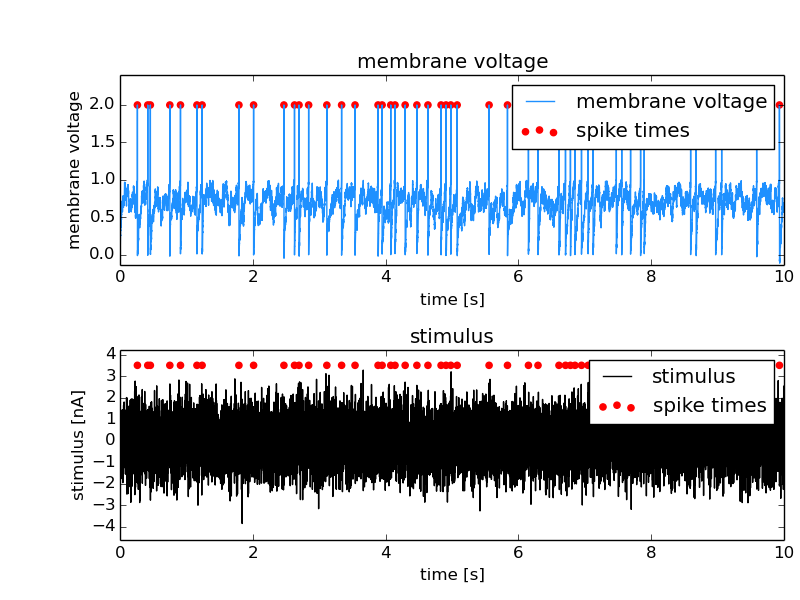

Here is the Python script that generated this plot:
#!/usr/bin/env python
# -*- coding: utf-8 -*-

"""Copyright © 2014 German Neuroinformatics Node (G-Node)

 All rights reserved.

 Redistribution and use in source and binary forms, with or without
 modification, are permitted under the terms of the BSD License. See
 LICENSE file in the root of the Project.

 Author: Jan Grewe <[email redacted]>

 This tutorial shows how to store a voltage trace, mark in this the
 occurence of action poentials, and save the stimulus as a feature.

 See https://github.com/G-node/nix/wiki for more information.

"""

import nix
import lif
import numpy as np
import scipy.signal as signal
import matplotlib.pylab as plt
from IPython import embed

def fake_neuron(stepsize=0.001, offset=.8):
    stimulus = np.random.randn(100000) * 2.5
    b, a = signal.butter(8, 0.125)
    stimulus = signal.filtfilt(b, a, stimulus)
    lif_model = lif.lif(stepsize=stepsize, offset=offset)
    time, v, spike_times = lif_model.run_stimulus(stimulus)
    return time, v, stimulus, spike_times

    
def plot_data(tag):
    data_array = tag.references[0]
    voltage = data_array[:]
    
    x_axis = data_array.dimensions[0]
    time = np.arange(0, data_array.data_extent[0])
    time = time * x_axis.sampling_interval + (x_axis.offset if x_axis.offset else 0.0)

    spike_times = tag.positions[:]

    feature_data_array = tag.features[0].data
    stimulus = feature_data_array[:]
  
    stim_time_dim = feature_data_array.dimensions[0]
    stimulus_time = np.arange(0, feature_data_array.data_extent[0])
    stimulus_time = stimulus_time * stim_time_dim.sampling_interval + (stim_time_dim.offset if stim_time_dim.offset else 0.0)
   
    response_axis = plt.subplot2grid((2, 2), (0, 0), rowspan=1, colspan=2)
    stimulus_axis = plt.subplot2grid((2, 2), (1, 0), rowspan=1, colspan=2, sharex=response_axis)
    
    response_axis.plot(time, voltage, color='dodgerblue', label=data_array.name)
    response_axis.scatter(spike_times, np.ones(spike_times.shape)*np.max(voltage), color='red', label=tag.name)
    response_axis.set_xlabel(x_axis.label + ((" [" + x_axis.unit + "]") if x_axis.unit else ""))
    response_axis.set_ylabel(data_array.label + ((" [" + data_array.unit + "]") if data_array.unit else ""))
    response_axis.set_title(data_array.name)
    response_axis.set_xlim(0, np.max(time))
    response_axis.set_ylim((1.2 * np.min(voltage), 1.2 * np.max(voltage)))
    response_axis.legend()

    stimulus_axis.plot(stimulus_time, stimulus, color="black", label="stimulus")
    stimulus_axis.scatter(spike_times, np.ones(spike_times.shape)*np.max(stimulus), color='red', label=tag.name)
    stimulus_axis.set_xlabel(stim_time_dim.label + ((" [" + stim_time_dim.unit + "]") if stim_time_dim.unit else ""))
    stimulus_axis.set_ylabel(feature_data_array.label + ((" [" + feature_data_array.unit + "]") if feature_data_array.unit else ""))
    stimulus_axis.set_title("stimulus")
    stimulus_axis.set_xlim(np.min(stimulus_time), np.max(stimulus_time))
    stimulus_axis.set_ylim(1.2 * np.min(stimulus), 1.2 * np.max(stimulus))
    stimulus_axis.legend()
    
    plt.subplots_adjust(left=0.15, top=0.875, bottom=0.1, right=0.98, hspace=0.45, wspace=0.25)
    # plt.savefig('taggedFeature.png')
    plt.show()


if __name__ == '__main__':
    stepsize = 0.0001 # s
    time, voltage, stimulus, spike_times = fake_neuron(stepsize=0.0001)
   
    # create a new file overwriting any existing content
    file_name = 'spike_features.h5'
    file = nix.File.open(file_name, nix.FileMode.Overwrite)

    # create a 'Block' that represents a grouping object. Here, the recording session.
    # it gets a name and a type 
    block = file.create_block("block name", "nix.session")

    # create a 'DataArray' to take the membrane voltage
    data = block.create_data_array("membrane voltage", "nix.regular_sampled.time_series", data=voltage)
    data.label = "membrane voltage"
    # add descriptors for the time axis
    time_dim = data.append_sampled_dimension(stepsize)
    time_dim.label = "time"
    time_dim.unit = "s"
   
    # create the positions DataArray
    positions = block.create_data_array("times", "nix.positions", data=spike_times)
    positions.append_set_dimension() # these can be empty
    positions.append_set_dimension()
    
    # create a MultiTag
    multi_tag = block.create_multi_tag("spike times", "nix.events.spike_times", positions)
    multi_tag.references.append(data)

    # save stimulus snippets in a DataArray 
    stimulus_array = block.create_data_array("stimulus", "nix.regular_sampled", data=stimulus)
    stimulus_array.label = "stimulus"
    stimulus_array.unit = "nA"
    # add a descriptor for the time axis
    dim = stimulus_array.append_sampled_dimension(stepsize)
    dim.unit = "s"
    dim.label = "time"
    
    # set stimulus as a tagged feature of the multi_tag
    multi_tag.create_feature(stimulus_array, nix.LinkType.Tagged)

    # let's plot the data from the stored information
    plot_data(multi_tag)
    file.close()
